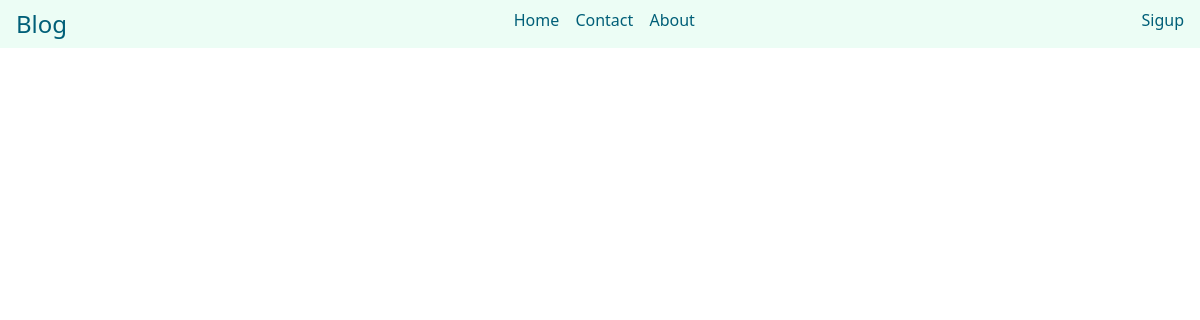
Page /post/ on the earlier database version.
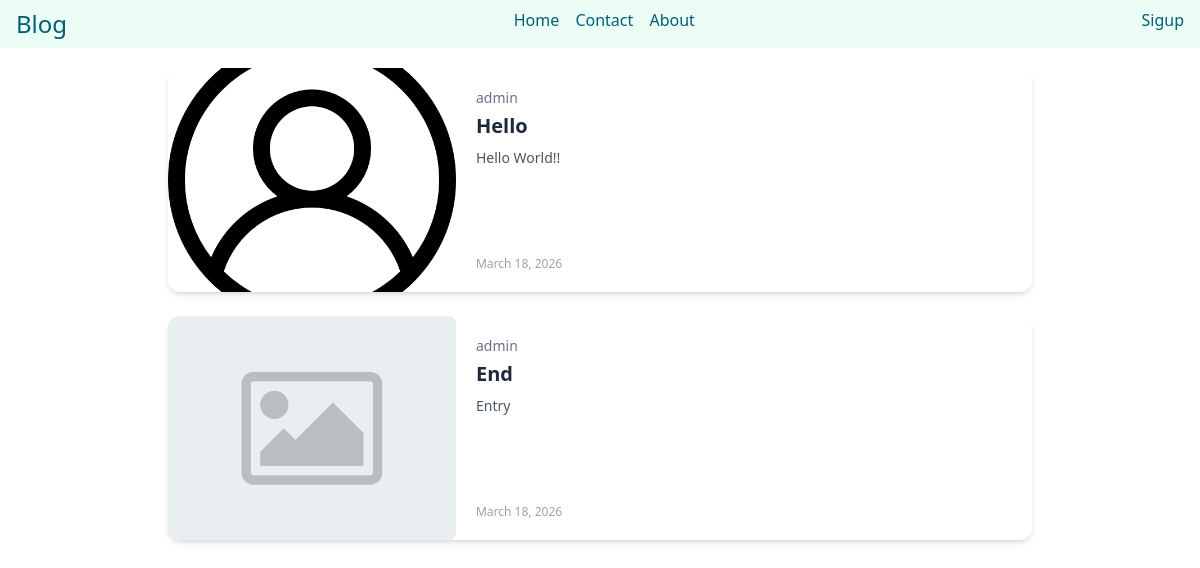
Same page on the later database version.
### home/models.py (models this page shows, shortened)
class Post(models.Model):
    name = models.ForeignKey(User, on_delete=models.CASCADE)
    title = models.CharField(max_length=100)
    image = models.ImageField(default='default.png', null=True, upload_to='post_pictures')
    para = models.TextField(max_length=500)
    date = models.DateField(auto_now_add=True)

### home/views.py (the view)
# urls.py: path('post/', views.posts, name='post')
def posts(request):
    post = Post.objects.all()
    return render(request, 'home/posts.html',{'posts':post})

### home/templates/home/posts.html (shortened to what this page needs)
{% extends 'home/base.html' %}
{% block content %}
<div class="max-w-4xl mx-auto mt-5 mb-4 space-y-6 px-4">
    {% for post in posts %}
    <div class="bg-white shadow-md rounded-xl overflow-hidden hover:shadow-lg transition duration-300">
        <div class="flex flex-col md:flex-row">
            <div class="md:w-1/3">
                <img src="{{ post.image.url }}" alt="" class="w-full h-48 md:h-56 object-cover rounded-lg">
            </div>
            <div class="p-5 md:w-2/3 flex flex-col justify-between">
                <div>
                    <p class="text-sm text-gray-500 mb-1">
                        {{ post.name.username }}
                    </p>
                    <h3 class="text-xl font-semibold text-gray-800 mb-2">
                        {{ post.title }}
                    </h3>
                    <p class="text-gray-600 text-sm line-clamp-3">
                        {{ post.para }}
                    </p>
                </div>
                <div class="mt-4 flex items-center justify-between">
                    <p class="text-xs text-gray-400">
                        {{ post.date }}
                    </p>
                </div>
            </div>
        </div>
    </div>
    {% endfor %}
</div>
{% endblock %}

Differences in the rows shown:
added Post: image (picture), name.username "admin", title "Hello", para "Hello World!!", date "March 18, 2026"
added Post: image (placeholder picture), name.username "admin", title "End", para "Entry", date "March 18, 2026"
